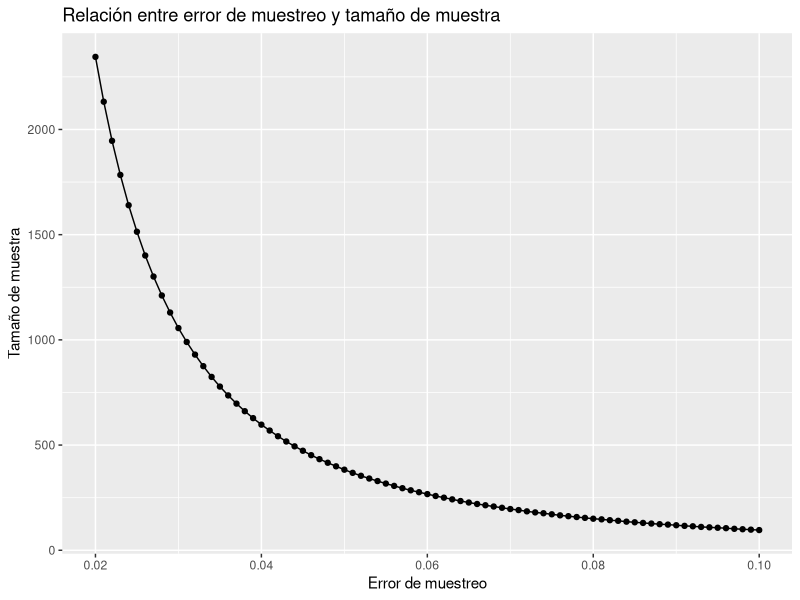
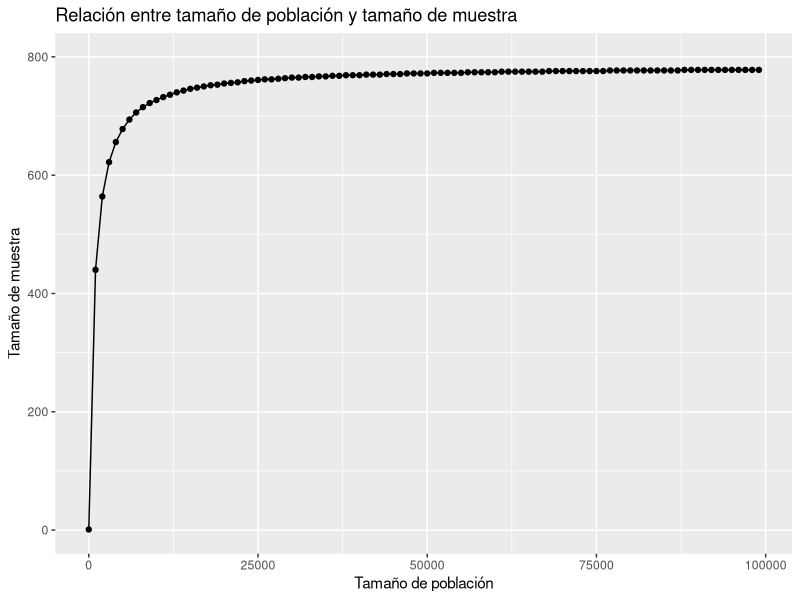

Reproduce these figures in R, in order.
## ---- chunk 1
n_muestra <- function(e = 0.04, p = 0.5, alpha = 0.95, N = 100000){
  
  m = p*(1-p)*(qnorm(1- (1-alpha)/2)/e)^2
  n = ceiling(m/(1 + m/N)) 

  return(n)
}
## ---- chunk 2
n_muestra(e = 0.02, p = 0.5, alpha = 0.95, N = 3000000)
## ---- chunk 3
library(dplyr)
library(ggplot2)

tam_muestra <- tibble(error = seq(0.02, 0.1, by = 0.001))

tam_muestra %>% 
  mutate(n = n_muestra(e = error)) %>% 
  ggplot(aes(x = error, y = n)) +
  geom_line() +
  geom_point() +
  ggtitle("Relación entre error de muestreo y tamaño de muestra") +
  xlab("Error de muestreo") +
  ylab("Tamaño de muestra")

## ---- chunk 4
tam_muestra <- tibble(N = seq(1, 100000, by = 1000))

tam_muestra %>% 
  mutate(n = n_muestra(e = 0.035, N = N)) %>% 
  ggplot(aes(x = N, y = n)) +
  geom_line() +
  geom_point() +
  ylim(c(0,800)) +
  ggtitle("Relación entre tamaño de población y tamaño de muestra") +
  xlab("Tamaño de población") +
  ylab("Tamaño de muestra")

